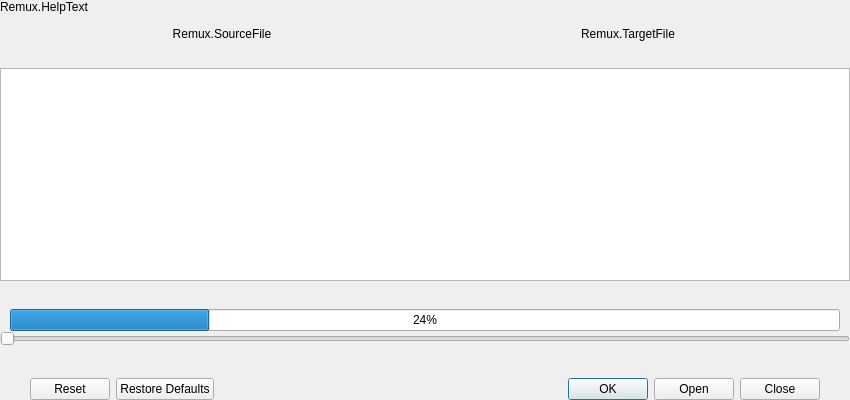
<?xml version="1.0" encoding="UTF-8"?>
<ui version="4.0">
 <class>OBSRemux</class>
 <widget class="QWidget" name="OBSRemux">
  <property name="geometry">
   <rect>
    <x>0</x>
    <y>0</y>
    <width>850</width>
    <height>400</height>
   </rect>
  </property>
  <property name="windowTitle">
   <string>RemuxRecordings</string>
  </property>
  <layout class="QGridLayout" name="gridLayout">
   <property name="leftMargin">
    <number>0</number>
   </property>
   <property name="topMargin">
    <number>0</number>
   </property>
   <property name="rightMargin">
    <number>0</number>
   </property>
   <property name="bottomMargin">
    <number>0</number>
   </property>
   <property name="spacing">
    <number>0</number>
   </property>
   <item row="0" column="0">
    <widget class="QLabel" name="label">
     <property name="text">
      <string>Remux.HelpText</string>
     </property>
    </widget>
   </item>
   <item row="1" column="0">
    <widget class="QWidget" name="titleWidget" native="true">
     <property name="minimumSize">
      <size>
       <width>0</width>
       <height>40</height>
      </size>
     </property>
     <property name="maximumSize">
      <size>
       <width>16777215</width>
       <height>40</height>
      </size>
     </property>
     <layout class="QHBoxLayout" name="horizontalLayout">
      <property name="spacing">
       <number>2</number>
      </property>
      <property name="leftMargin">
       <number>20</number>
      </property>
      <property name="topMargin">
       <number>0</number>
      </property>
      <property name="rightMargin">
       <number>20</number>
      </property>
      <property name="bottomMargin">
       <number>0</number>
      </property>
      <item>
       <widget class="QLabel" name="prismLabel">
        <property name="text">
         <string>Remux.SourceFile</string>
        </property>
        <property name="alignment">
         <set>Qt::AlignCenter</set>
        </property>
       </widget>
      </item>
      <item>
       <widget class="QLabel" name="remuxLabel">
        <property name="text">
         <string>Remux.TargetFile</string>
        </property>
        <property name="alignment">
         <set>Qt::AlignCenter</set>
        </property>
       </widget>
      </item>
     </layout>
    </widget>
   </item>
   <item row="2" column="0">
    <widget class="QLabel" name="lineLabel">
     <property name="text">
      <string/>
     </property>
    </widget>
   </item>
   <item row="3" column="0">
    <widget class="QTableView" name="tableView">
     <property name="selectionMode">
      <enum>QAbstractItemView::NoSelection</enum>
     </property>
     <property name="showGrid">
      <bool>false</bool>
     </property>
     <attribute name="horizontalHeaderMinimumSectionSize">
      <number>23</number>
     </attribute>
     <attribute name="horizontalHeaderDefaultSectionSize">
      <number>23</number>
     </attribute>
     <attribute name="verticalHeaderVisible">
      <bool>false</bool>
     </attribute>
     <attribute name="verticalHeaderDefaultSectionSize">
      <number>29</number>
     </attribute>
    </widget>
   </item>
   <item row="4" column="0">
    <spacer name="verticalSpacer_2">
     <property name="orientation">
      <enum>Qt::Vertical</enum>
     </property>
     <property name="sizeType">
      <enum>QSizePolicy::Fixed</enum>
     </property>
     <property name="sizeHint" stdset="0">
      <size>
       <width>20</width>
       <height>14</height>
      </size>
     </property>
    </spacer>
   </item>
   <item row="5" column="0">
    <widget class="QLabel" name="progressLabel">
     <property name="text">
      <string/>
     </property>
    </widget>
   </item>
   <item row="6" column="0">
    <layout class="QHBoxLayout" name="horizontalLayout_2">
     <item>
      <spacer name="horizontalSpacer_2">
       <property name="orientation">
        <enum>Qt::Horizontal</enum>
       </property>
       <property name="sizeType">
        <enum>QSizePolicy::Fixed</enum>
       </property>
       <property name="sizeHint" stdset="0">
        <size>
         <width>10</width>
         <height>10</height>
        </size>
       </property>
      </spacer>
     </item>
     <item>
      <widget class="QProgressBar" name="progressBar">
       <property name="value">
        <number>24</number>
       </property>
      </widget>
     </item>
     <item>
      <spacer name="horizontalSpacer">
       <property name="orientation">
        <enum>Qt::Horizontal</enum>
       </property>
       <property name="sizeType">
        <enum>QSizePolicy::Fixed</enum>
       </property>
       <property name="sizeHint" stdset="0">
        <size>
         <width>10</width>
         <height>10</height>
        </size>
       </property>
      </spacer>
     </item>
    </layout>
   </item>
   <item row="7" column="0">
    <widget class="QSlider" name="progressSlider">
     <property name="maximum">
      <number>100</number>
     </property>
     <property name="orientation">
      <enum>Qt::Horizontal</enum>
     </property>
    </widget>
   </item>
   <item row="8" column="0">
    <spacer name="verticalSpacer">
     <property name="orientation">
      <enum>Qt::Vertical</enum>
     </property>
     <property name="sizeType">
      <enum>QSizePolicy::Fixed</enum>
     </property>
     <property name="sizeHint" stdset="0">
      <size>
       <width>0</width>
       <height>18</height>
      </size>
     </property>
    </spacer>
   </item>
   <item row="9" column="0">
    <widget class="QLabel" name="bottomLabel">
     <property name="text">
      <string/>
     </property>
    </widget>
   </item>
   <item row="10" column="0">
    <layout class="QHBoxLayout" name="horizontalLayout_4">
     <property name="spacing">
      <number>10</number>
     </property>
     <property name="leftMargin">
      <number>30</number>
     </property>
     <property name="rightMargin">
      <number>30</number>
     </property>
     <item>
      <widget class="PLSDialogButtonBox" name="buttonBox">
       <property name="standardButtons">
        <set>QDialogButtonBox::Close|QDialogButtonBox::Ok|QDialogButtonBox::Open|QDialogButtonBox::Reset|QDialogButtonBox::RestoreDefaults</set>
       </property>
      </widget>
     </item>
    </layout>
   </item>
  </layout>
 </widget>
 <customwidgets>
  <customwidget>
   <class>PLSDialogButtonBox</class>
   <extends>QDialogButtonBox</extends>
   <header>PLSDialogButtonBox.h</header>
  </customwidget>
 </customwidgets>
 <resources/>
 <connections/>
</ui>
